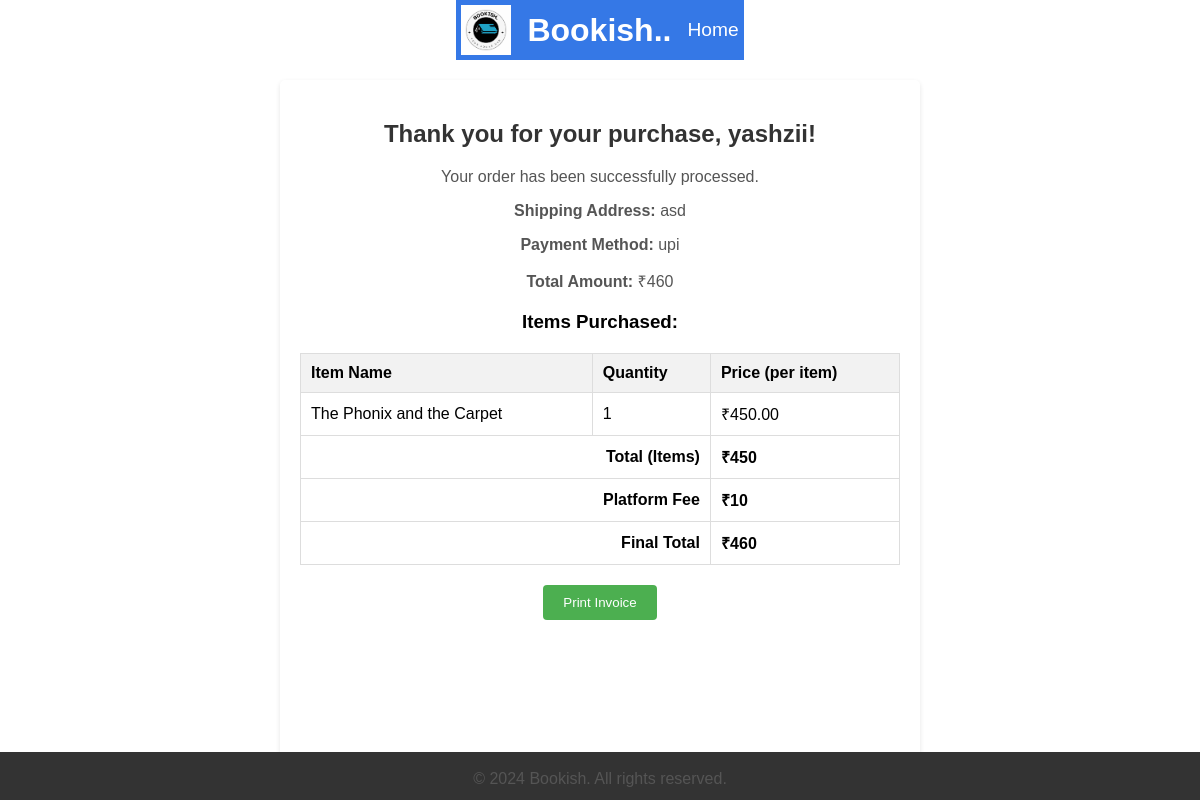
The page /thankyou.php on the database its author committed.
### tables this page shows
CREATE TABLE `orders` (
  `srno` int(10) NOT NULL,
  `username` varchar(30) NOT NULL,
  `name` varchar(100) NOT NULL,
  `contact` varchar(20) NOT NULL,
  `address` varchar(100) NOT NULL,
  `payment_method` varchar(100) NOT NULL,
  `total_amount` int(10) NOT NULL,
  `item_name` varchar(100) NOT NULL,
  `qty` varchar(100) NOT NULL,
  `profit` int(10) NOT NULL
);

### thankyou.php (the view, shortened to what this page needs)
<!DOCTYPE html>
<html lang="en">
<head>
</head>
<body>
    <header>
        <div class="logo">
            <img src="image/logo.png" alt="Logo">
            <h1>Bookish..</h1>
        </div>
        <nav>
            <a href="inde.php">Home</a>
        </nav>
    </header>
    <div class="container">
        <?php
        require_once 'db_connect.php';
        $sql = "SELECT * FROM orders ORDER BY srno DESC LIMIT 1";
        $result = $conn->query($sql);
        if ($result->num_rows > 0) {
            $order = $result->fetch_assoc();
            echo '<div class="message">';
            echo "<h2>Thank you for your purchase, " . $order['name'] . "!</h2>";
            echo "<p>Your order has been successfully processed.</p>";
            echo "<p><strong>Shipping Address:</strong> " . $order['address'] . "</p>";
            echo "<p><strong>Payment Method:</strong> " . $order['payment_method'] . "</p>";
            echo "<p><strong>Total Amount:</strong> ₹" . $order['total_amount'] . "</p>";
            $item_names = $order['item_name'];
            $quantities = $order['qty'];
            $item_list = explode(", ", $item_names);
            $quantity_list = explode(", ", $quantities);
            echo "<h3>Items Purchased:</h3>";
            echo "<table>";
            echo "<tr><th>Item Name</th><th>Quantity</th><th>Price (per item)</th></tr>";
            $total = 0;
            for ($i = 0; $i < count($item_list); $i++) {
                $item_name = $item_list[$i];
                $sql_price = "SELECT price FROM buy_items WHERE item_name = '$item_name'";
                $result_price = $conn->query($sql_price);
                $price = 0;
                if ($result_price->num_rows > 0) {
                    $row = $result_price->fetch_assoc();
                    $price = $row['price'];
                }
                $quantity = $quantity_list[$i];
                $total_item_price = $price * $quantity;
                $total += $total_item_price;
                echo "<tr><td>$item_name</td><td>$quantity</td><td>₹$price</td></tr>";
            }
            $platform_fee = $order['profit'];
            echo "<tr><td colspan='2' style='text-align:right'><strong>Total (Items)</strong></td><td><strong>₹$total</strong></td></tr>";
            echo "<tr><td colspan='2' style='text-align:right'><strong>Platform Fee</strong></td><td><strong>₹$platform_fee</strong></td></tr>";
            $final_total = $total + $platform_fee;
            echo "<tr><td colspan='2' style='text-align:right'><strong>Final Total</strong></td><td><strong>₹$final_total</strong></td></tr>";
            echo "</table>";
            echo '</div>';
        } else {
            echo '<div class="message">';
            echo "<h2>No orders found</h2>";
            echo '</div>';
        }
        ?>
        <button class="print-button" onclick="window.print()">Print Invoice</button>
    </div>
    <footer>
        <p>&copy; 2024 Bookish. All rights reserved.</p>
    </footer>
</body>
</html>

### thankyou.php (style rules this page uses)
body { font-family: Arial, sans-serif; margin: 0; padding: 0; display: flex; flex-direction: column; min-height: 100vh; align-items: center; height: 100vh; width: 100%; background: url(wall/hero-bg.jpg) no-repeat; background-position: center; background-size: cover; }
.message { text-align: center; }
header { background-color: #3578e6; color: #fff; padding: 5px; display: flex; justify-content: space-between; align-items: center; }
.logo { display: flex; align-items: center; }
.logo img { width: 50px; height: auto; margin-right: 1rem; }
.logo h1 { font-size: 2rem; margin: 0; font-weight: 600; color: #fff; }
nav { display: flex; align-items: center; }
nav a { color: #fff; text-decoration: none; margin-left: 1rem; font-size: 1.2rem; }
.container { width: 600px; background-color: #fff; padding: 20px; border-radius: 5px; box-shadow: 0 2px 5px rgba(0, 0, 0, 0.1); text-align: center; flex: 1; margin: 20px auto; overflow: hidden; }
h2 { margin-bottom: 20px; color: #333; }
p { margin-bottom: 10px; color: #555; }
table { width: 100%; border-collapse: collapse; margin-top: 20px; }
table, th, td { border: 1px solid #ddd; }
th, td { padding: 10px; text-align: left; }
th { background-color: #f2f2f2; }
.print-button { background-color: #4CAF50; color: white; padding: 10px 20px; border: none; border-radius: 4px; cursor: pointer; display: block; margin: 20px auto; }
footer { background-color: #333; color: #fff; text-align: center; padding: 2px; position: fixed; bottom: 0; width: 100%; }

### rows shown on the page
orders: name "yashzii", address "asd", payment_method "upi", total_amount "460", item_name "The Phonix and the Carpet", qty "1", price "450.00", profit "10", profit "460"

### other values the page prints
$total "450"
